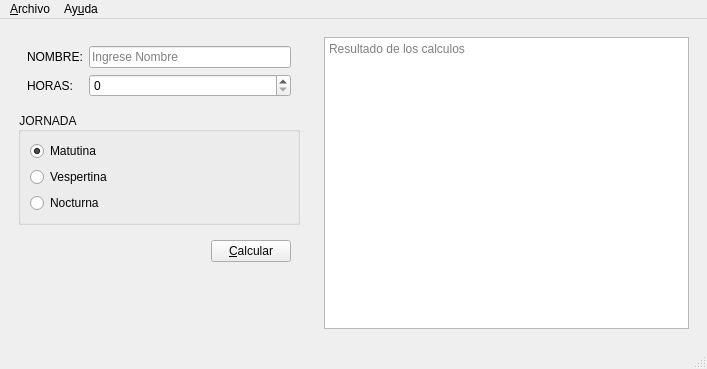
<?xml version="1.0" encoding="UTF-8"?>
<ui version="4.0">
 <class>Salarios</class>
 <widget class="QMainWindow" name="Salarios">
  <property name="geometry">
   <rect>
    <x>0</x>
    <y>0</y>
    <width>707</width>
    <height>369</height>
   </rect>
  </property>
  <property name="minimumSize">
   <size>
    <width>600</width>
    <height>0</height>
   </size>
  </property>
  <property name="windowTitle">
   <string>Salarios</string>
  </property>
  <widget class="QWidget" name="centralwidget">
   <layout class="QHBoxLayout" name="horizontalLayout_2">
    <item>
     <widget class="QWidget" name="widget" native="true">
      <property name="minimumSize">
       <size>
        <width>250</width>
        <height>0</height>
       </size>
      </property>
      <property name="maximumSize">
       <size>
        <width>300</width>
        <height>16777215</height>
       </size>
      </property>
      <layout class="QVBoxLayout" name="verticalLayout_2">
       <item>
        <widget class="QWidget" name="widget_3" native="true">
         <layout class="QFormLayout" name="formLayout">
          <item row="0" column="0">
           <widget class="QLabel" name="label">
            <property name="text">
             <string>NOMBRE:</string>
            </property>
           </widget>
          </item>
          <item row="0" column="1">
           <widget class="QLineEdit" name="intNombre">
            <property name="placeholderText">
             <string>Ingrese Nombre</string>
            </property>
           </widget>
          </item>
          <item row="1" column="0">
           <widget class="QLabel" name="label_2">
            <property name="text">
             <string>HORAS: </string>
            </property>
           </widget>
          </item>
          <item row="1" column="1">
           <widget class="QSpinBox" name="intHoras"/>
          </item>
         </layout>
        </widget>
       </item>
       <item>
        <widget class="QGroupBox" name="jornadaLista">
         <property name="styleSheet">
          <string notr="true">color: rgb(13, 13, 13);</string>
         </property>
         <property name="title">
          <string>JORNADA</string>
         </property>
         <layout class="QVBoxLayout" name="verticalLayout">
          <item>
           <widget class="QRadioButton" name="intMatutina">
            <property name="styleSheet">
             <string notr="true">color: rgb(4, 4, 4);</string>
            </property>
            <property name="text">
             <string>Matutina</string>
            </property>
            <property name="checked">
             <bool>true</bool>
            </property>
           </widget>
          </item>
          <item>
           <widget class="QRadioButton" name="intVespertina">
            <property name="styleSheet">
             <string notr="true">color: rgb(3, 3, 3);</string>
            </property>
            <property name="text">
             <string>Vespertina</string>
            </property>
           </widget>
          </item>
          <item>
           <widget class="QRadioButton" name="intNocturna">
            <property name="styleSheet">
             <string notr="true">color: rgb(6, 6, 6);</string>
            </property>
            <property name="text">
             <string>Nocturna</string>
            </property>
           </widget>
          </item>
         </layout>
        </widget>
       </item>
       <item>
        <widget class="QWidget" name="widget_4" native="true">
         <layout class="QHBoxLayout" name="horizontalLayout">
          <item>
           <spacer name="horizontalSpacer">
            <property name="orientation">
             <enum>Qt::Horizontal</enum>
            </property>
            <property name="sizeHint" stdset="0">
             <size>
              <width>175</width>
              <height>20</height>
             </size>
            </property>
           </spacer>
          </item>
          <item>
           <widget class="QPushButton" name="btnCalcular">
            <property name="styleSheet">
             <string notr="true">color: rgb(6, 6, 6);</string>
            </property>
            <property name="text">
             <string>&amp;Calcular</string>
            </property>
           </widget>
          </item>
         </layout>
        </widget>
       </item>
       <item>
        <spacer name="verticalSpacer">
         <property name="orientation">
          <enum>Qt::Vertical</enum>
         </property>
         <property name="sizeHint" stdset="0">
          <size>
           <width>20</width>
           <height>33</height>
          </size>
         </property>
        </spacer>
       </item>
      </layout>
     </widget>
    </item>
    <item>
     <widget class="QWidget" name="widget_2" native="true">
      <property name="minimumSize">
       <size>
        <width>300</width>
        <height>0</height>
       </size>
      </property>
      <property name="maximumSize">
       <size>
        <width>600</width>
        <height>16777215</height>
       </size>
      </property>
      <layout class="QVBoxLayout" name="verticalLayout_3">
       <item>
        <widget class="QPlainTextEdit" name="outTexto">
         <property name="readOnly">
          <bool>true</bool>
         </property>
         <property name="placeholderText">
          <string>Resultado de los calculos</string>
         </property>
        </widget>
       </item>
      </layout>
     </widget>
    </item>
   </layout>
  </widget>
  <widget class="QMenuBar" name="menubar">
   <property name="geometry">
    <rect>
     <x>0</x>
     <y>0</y>
     <width>707</width>
     <height>20</height>
    </rect>
   </property>
   <widget class="QMenu" name="menuArchivo">
    <property name="title">
     <string>&amp;Archivo</string>
    </property>
    <addaction name="actionNuevo"/>
    <addaction name="actionAbrir"/>
    <addaction name="actionGuardar"/>
    <addaction name="separator"/>
    <addaction name="actionCalcular"/>
    <addaction name="separator"/>
    <addaction name="actionSalir"/>
   </widget>
   <widget class="QMenu" name="menuAyuda">
    <property name="title">
     <string>Ay&amp;uda</string>
    </property>
    <addaction name="actionAcerca_de_Salarios"/>
   </widget>
   <addaction name="menuArchivo"/>
   <addaction name="menuAyuda"/>
  </widget>
  <widget class="QStatusBar" name="statusbar"/>
  <action name="actionNuevo">
   <property name="text">
    <string>&amp;Nuevo</string>
   </property>
   <property name="shortcut">
    <string>Ctrl+N</string>
   </property>
  </action>
  <action name="actionAbrir">
   <property name="text">
    <string>&amp;Abrir</string>
   </property>
   <property name="shortcut">
    <string>Ctrl+A</string>
   </property>
  </action>
  <action name="actionGuardar">
   <property name="text">
    <string>&amp;Guardar</string>
   </property>
   <property name="shortcut">
    <string>Ctrl+G</string>
   </property>
  </action>
  <action name="actionCalcular">
   <property name="text">
    <string>&amp;Calcular</string>
   </property>
   <property name="shortcut">
    <string>Shift+F1</string>
   </property>
  </action>
  <action name="actionSalir">
   <property name="text">
    <string>&amp;Salir</string>
   </property>
   <property name="shortcut">
    <string>Ctrl+Q</string>
   </property>
  </action>
  <action name="actionAcerca_de_Salarios">
   <property name="text">
    <string>Acerca de Salarios</string>
   </property>
  </action>
 </widget>
 <resources/>
 <connections/>
</ui>
